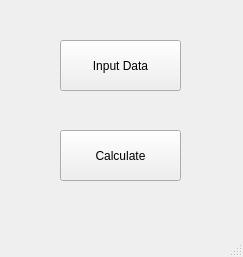
<?xml version="1.0" encoding="UTF-8"?>
<ui version="4.0">
 <class>MainWindow</class>
 <widget class="QMainWindow" name="MainWindow">
  <property name="geometry">
   <rect>
    <x>0</x>
    <y>0</y>
    <width>243</width>
    <height>257</height>
   </rect>
  </property>
  <property name="windowTitle">
   <string>MainWindow</string>
  </property>
  <widget class="QWidget" name="centralwidget">
   <widget class="QPushButton" name="input_button">
    <property name="geometry">
     <rect>
      <x>60</x>
      <y>40</y>
      <width>121</width>
      <height>51</height>
     </rect>
    </property>
    <property name="text">
     <string>Input Data</string>
    </property>
   </widget>
   <widget class="QPushButton" name="calculate_button">
    <property name="geometry">
     <rect>
      <x>60</x>
      <y>130</y>
      <width>121</width>
      <height>51</height>
     </rect>
    </property>
    <property name="text">
     <string>Calculate</string>
    </property>
   </widget>
  </widget>
  <widget class="QStatusBar" name="statusbar"/>
 </widget>
 <resources/>
 <connections/>
</ui>
